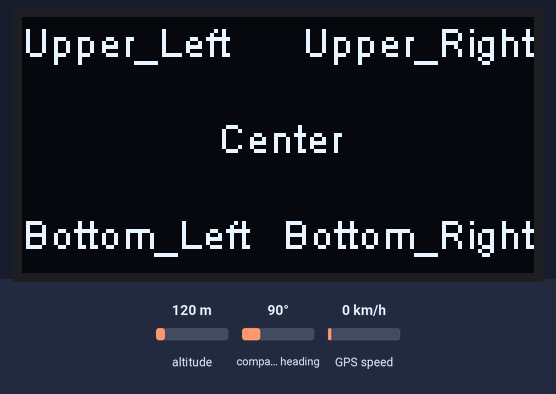
Bench run of a sketch on a simulated ESP8266 (Wemos D1 mini). Parts: 128×64 one-colour display. Inputs (shaded band) come from the test bench; at power-on: altitude 120 m, compass heading 90°, GPS speed 0 km/h. The GPS gets a fix after 3 s at 37.7749, -122.4194 with 8 satellites; the modem accepts every AT command (registered, SIM ready, sends succeed) and sends nothing else; what the sketch prints to the serial monitor is not drawn.

Above: at 3.1 s.
At 9.1 s:
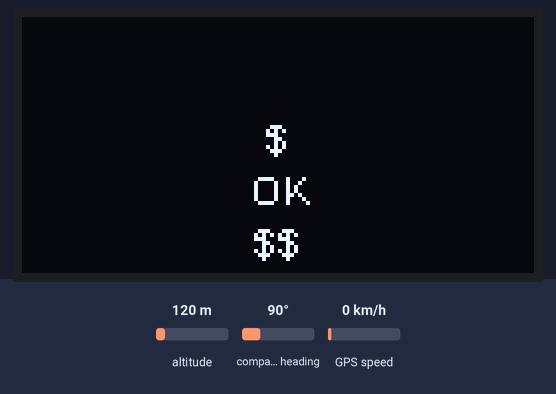
At 16.1 s:
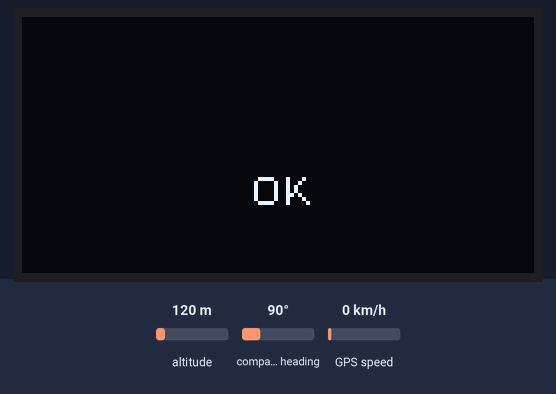

The sketch:

GPS_LoRa_Screen.ino
```cpp
#include <SoftwareSerial.h>
#include <TinyGPS++.h>
#include "SSD1306Wire.h"
TinyGPSPlus gps; // create gps object

const int GPS_Rx = D7, GPS_Tx = D8, LoRa_Rx = D6, LoRa_Tx = D5, OLED_SDA = D2, OLED_SCL = D1;
const int reportInterval = 3000; // millisecond

SoftwareSerial  gps_uart(  GPS_Rx,  GPS_Tx);
SoftwareSerial lora_uart( LoRa_Rx, LoRa_Tx);
SSD1306Wire display(0x3c, OLED_SDA, OLED_SCL);

void initScreen() {
    display.init();
    display.flipScreenVertically();
    display.setFont(ArialMT_Plain_10);
    display.clear();
    display.setTextAlignment(TEXT_ALIGN_LEFT  );  display.drawString(  0,  0, "Upper_Left");
    display.setTextAlignment(TEXT_ALIGN_RIGHT );  display.drawString(128,  0, "Upper_Right");
    display.setTextAlignment(TEXT_ALIGN_CENTER);  display.drawString( 64, 24, "Center");
    display.setTextAlignment(TEXT_ALIGN_LEFT  );  display.drawString(  0, 48, "Bottom_Left");
    display.setTextAlignment(TEXT_ALIGN_RIGHT );  display.drawString(128, 48, "Bottom_Right");
    display.display();// write the buffer to the display
    delay(1000);
    display.clear();
}

void screen(String text) {
    display.clear();
    display.setTextAlignment(TEXT_ALIGN_CENTER);  display.drawString( 64, 24, text);
    display.display();// write the buffer to the display
}

void lora(String cmd) {
    unsigned long lastReportTime = millis();
    if (cmd.startsWith("Listen")) {
      Serial.println("[LoRa Listening]");
    } else {
      Serial.println("[LoRa AT] "+cmd);
      lora_uart.write(cmd.c_str());
    }

    String reply = "[LoRa "+cmd+"] Timeout";
    lastReportTime = millis();
    while (true) {
      while (lora_uart.available()) {
        reply = lora_uart.readString();
      }
      if (millis() - lastReportTime > reportInterval) {
        break;
      }
    }
    Serial.print(reply);
    screen(reply);
}

void testScreenAndLora() {
    lora("AT\r\n");
    delay(1000);
}

void setup(){
     Serial.begin(115200); // connect serial
   gps_uart.begin(9600); // connect gps
  lora_uart.begin(115200); // connect lora
     Serial.setTimeout(3000);
   gps_uart.setTimeout(3000);
  lora_uart.setTimeout(3000);
    delay(3000);
    Serial.println("\n\n\n");
    initScreen();
    //testScreenAndLora();
    lora("AT+CPIN=FABC0002EEDCAA90FABC0002EEDCAA90\r\n");
    delay(1000);
}

int counter = 1;
void loop(){
    unsigned long lastReportTime = millis();
    while (true) {
      while (gps_uart.available()) { //  a new sentence is correctly encoded.
        int r = gps_uart.read();
        gps.encode(r);
      }
      if (millis() - lastReportTime > reportInterval) {
        break;
      }
    }
    if (gps.location.isValid() && gps.date.isValid() && gps.time.isValid()) {
      char gps_char[128];
      sprintf(gps_char,
              "{'#':%d,'Sat':%d,'Lat':%.6f,'Lng':%.6f,'TS':'%02d-%02d-%02dT%02d:%02d:%02dZ'}",
              counter, gps.satellites.value(), gps.location.lat(), gps.location.lng(),
              gps.date.year(), gps.date.month(), gps.date.day(),
              gps.time.hour(), gps.time.minute(), gps.time.second()//, gps.time.centisecond()
              );
      String gps_str = String(gps_char);
      String lora_cmd = "AT+SEND=0,"+String(gps_str.length())+","+gps_str+"\r\n";
      lora(lora_cmd); // send a msg
      //lora("Listen"); // listen a respond from other lora
      counter++;
    } else {
      screen("NO GPS Sat");
      Serial.println("NO GPS Satellite");
    }
}
```

Measured:
- what the display in image 0 shows lasts 6.0 s, from 3.0 s to 9.0 s
- what the display in image 1 shows lasts 7.1 s, from 9.0 s to 16.1 s
